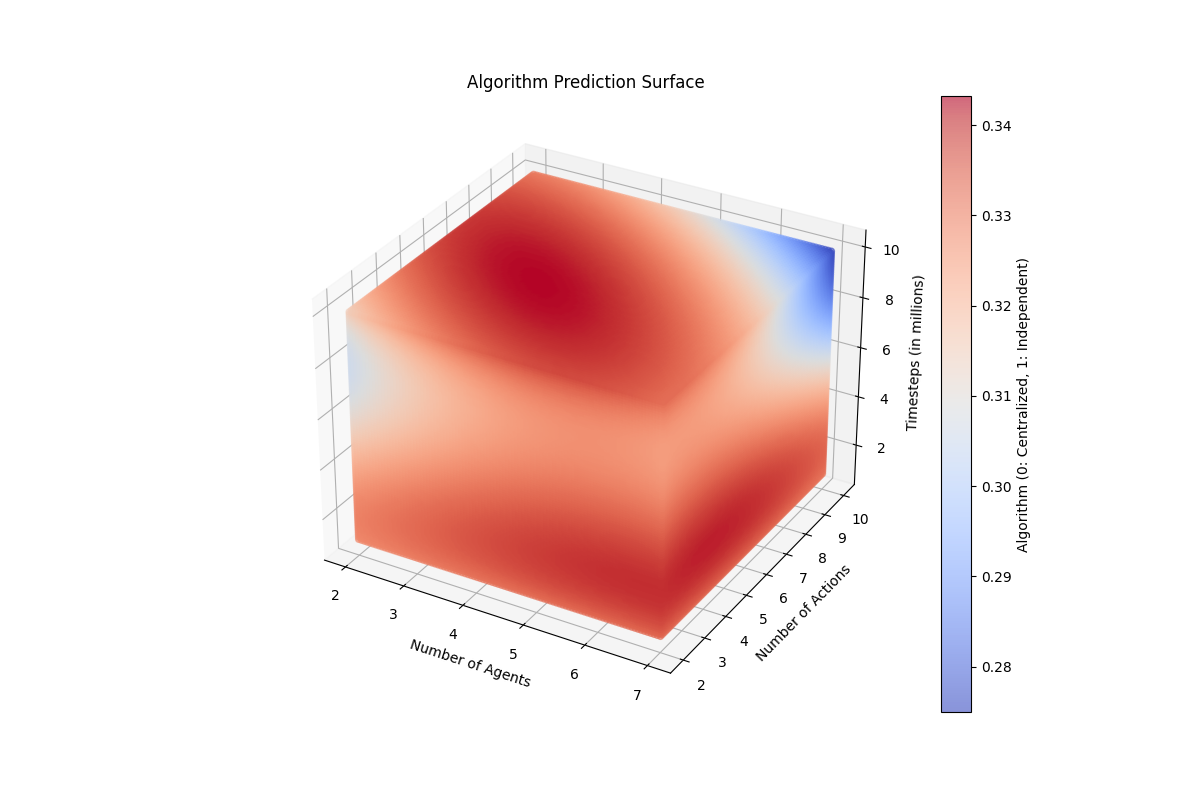

Source code (Python):
import matplotlib.pyplot as plt
import numpy as np
import pandas as pd
from sklearn.linear_model import LinearRegression
from sklearn.preprocessing import PolynomialFeatures

# Load your datasets
data_1m = pd.read_csv("1M_data_aggregated.csv")
data_5m = pd.read_csv("5M_data_aggregated.csv")
data_10m = pd.read_csv("10M_data_aggregated.csv")

# Rename the algorithms
rename_mapping = {
    "ff_ppo_central_tabular": "ff_ppo_central",
    "ff_ippo_tabular": "ippo",
    "ff_ippo_tabular_split": "ippo",
}

data_1m["algorithm"] = data_1m["algorithm"].replace(rename_mapping)
data_5m["algorithm"] = data_5m["algorithm"].replace(rename_mapping)
data_10m["algorithm"] = data_10m["algorithm"].replace(rename_mapping)

# Add timesteps columns
data_1m["timesteps"] = 1_000_000
data_5m["timesteps"] = 5_000_000
data_10m["timesteps"] = 10_000_000

# Combine all datasets into one
combined_data = pd.concat([data_1m, data_5m, data_10m], ignore_index=True)

# Encode the algorithm as a binary variable (0 for 'ippo', 1 for 'ff_ppo_central')
combined_data["algorithm"] = combined_data["algorithm"].apply(
    lambda x: 1 if x == "ff_ppo_central" else 0
)

# Define the features (X) and target (y)
X = combined_data[["num_agents", "num_actions", "timesteps"]]
y = combined_data["algorithm"]

# Create polynomial features
poly = PolynomialFeatures(degree=3)
X_poly = poly.fit_transform(X)

# Fit a polynomial regression model
poly_model = LinearRegression()
poly_model.fit(X_poly, y)

# Create a meshgrid for the 3D plot
num_agents_range = np.linspace(X["num_agents"].min(), X["num_agents"].max(), 20)
num_actions_range = np.linspace(X["num_actions"].min(), X["num_actions"].max(), 20)
timesteps_range = np.linspace(X["timesteps"].min(), X["timesteps"].max(), 20)

num_agents_grid, num_actions_grid, timesteps_grid = np.meshgrid(
    num_agents_range, num_actions_range, timesteps_range
)
X_grid = np.c_[num_agents_grid.ravel(), num_actions_grid.ravel(), timesteps_grid.ravel()]

# Transform the grid to polynomial features
X_grid_poly = poly.transform(X_grid)

# Predict using the polynomial regression model
predictions = poly_model.predict(X_grid_poly)
predictions = predictions.reshape(num_agents_grid.shape)

# Plotting
fig = plt.figure(figsize=(12, 8))
ax = fig.add_subplot(111, projection="3d")

# Scatter plot with color based on the predicted value
scatter = ax.scatter(
    num_agents_grid,
    num_actions_grid,
    timesteps_grid / 1_000_000,
    c=predictions,
    cmap="coolwarm",
    alpha=0.95,
)

ax.set_xlabel("Number of Agents")
ax.set_ylabel("Number of Actions")
ax.set_zlabel("Timesteps (in millions)")
ax.set_title("Algorithm Prediction Surface")

# Add a color bar
cbar = fig.colorbar(scatter, ax=ax)
cbar.set_label("Algorithm (0: Centralized, 1: Independent)")

# plt.savefig("3d_curve_and_plot.png")
plt.show()
